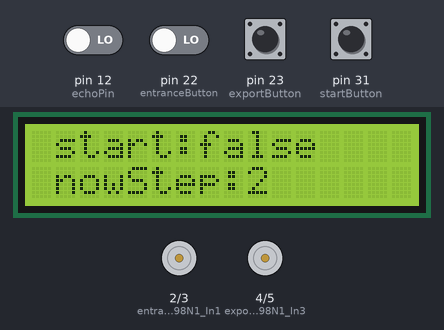
A sketch run on a simulated Arduino Mega 2560, built with avr-gcc and run on an emulated ATmega2560. Shown: 16×2 character LCD, motor-driver pin pairs drawn as motors (green arrow = first pin HIGH = forward, orange = second pin HIGH = backward, longer = more drive). The test bench sets the inputs (shaded band); at power-on: pin 12 (echoPin), pin 22 (entranceButton), pin 23 (exportButton), pin 31 (startButton) LOW. What the sketch prints to the serial monitor is not drawn.

Above: at 1.2 s.
1.3 s: pin 31 (startButton) pulled HIGH for 0.15 s
At 2.0 s:
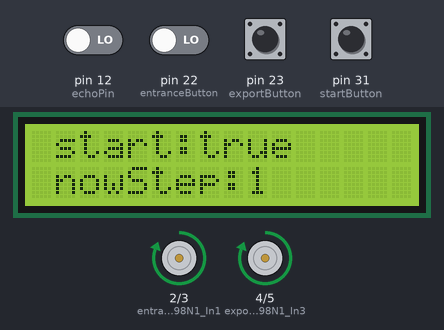
4.4 s: pin 22 (entranceButton) driven HIGH and pin 31 (startButton) driven HIGH
7.4 s: pin 22 (entranceButton) driven LOW
At 9.2 s:
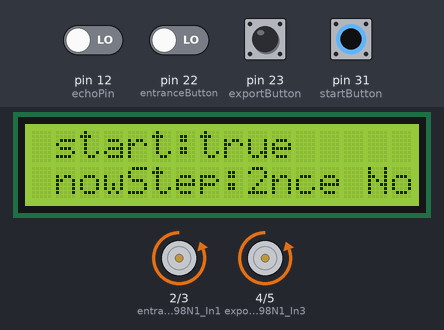
9.5 s: pin 23 (exportButton) pulled HIGH for 0.15 s
At 10.4 s:
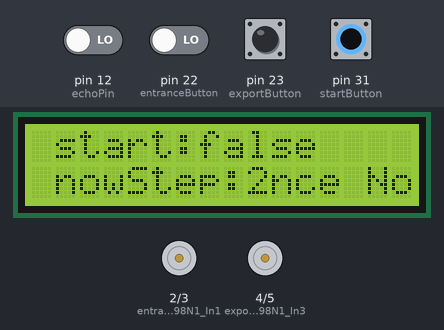
Timing chart, 0 to 12.1 s (numbered marks = the images above; inputs shaded):
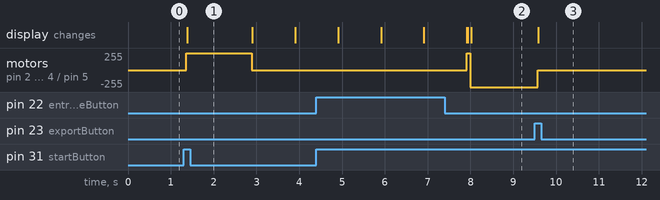

Measured:
- after the input at 1.3 s, motor on pin 2 (entrance_L298N1_In1) / pin 3 (entrance_L298N1_In2), motor on pin 4 (export_L298N1_In3) / pin 5 (export_L298N1_In4): stopped → forward 255/255 after 0.06 s, → stopped 1.5 s later; the display: changes after 0.08 s (image 1)
- after the input at 9.5 s, motor on pin 2 (entrance_L298N1_In1) / pin 3 (entrance_L298N1_In2), motor on pin 4 (export_L298N1_In3) / pin 5 (export_L298N1_In4): backward 255/255 → stopped after 0.07 s; the display: changes after 0.08 s (image 3)

The sketch:

car.ino
```cpp
#include <LiquidCrystal_I2C.h>  // LCD_I2C模組程式庫
#include <Servo.h>
#include <Wire.h>

// LCD
LiquidCrystal_I2C lcd(0x27, 16, 2); // I2C位址，默認為0x27或0x3F，依據背板的晶片不同而有差異，16、2為LCD顯示器大小。


// ----------------------------------------------- 變數設定 ----------------------------------------------- //

const int entranceButton = 22; // 內部的微動開關
int entranceButtonState;
int entranceButtonLastState = LOW;
long entranceButtonlastDebounceTime = 0;  // 按了最後一次被觸發
long entranceButtondebounceDelay =  50;  // 消斗的時間

const int exportButton = 23; // 外部的微動開關
int exportButtonState;
int exportButtonLastState = LOW;
long exportButtonlastDebounceTime = 0;  // 按了最後一次被觸發
long exportButtondebounceDelay = 50;  // 消斗的時間

// 開始的微動開關
const int startButton = 31;  // 切換開始
int startButtonState;
int startButtonLastState = LOW;
long startButtonlastDebounceTime = 0;  // 按了最後一次被觸發
long startButtondebounceDelay = 50;  // 消斗的時間

// 車車(減速馬達)的L298N
const int entrance_L298N1_In1 = 2;
const int entrance_L298N1_In2 = 3;
const int export_L298N1_In3 = 4;
const int export_L298N1_In4 = 5;

// 超音波
const int trigPin = 13;
const int echoPin = 12;
int Duration;
int Distance;
int isTri = true, trigNow = 0, echoNow = 0, isDone = false;

// 全域控制
int nowStep = 2;     // 1: 前進, 2: 後退
bool start = false;  // true: start, false: stop

// ----------------------------------------------- 變數設定 ----------------------------------------------- //

void setup() {

    Serial.begin(9600);

    pinMode(entrance_L298N1_In1, OUTPUT);
    pinMode(entrance_L298N1_In2, OUTPUT);
    pinMode(export_L298N1_In3, OUTPUT);
    pinMode(export_L298N1_In4, OUTPUT);

    pinMode(entranceButton, INPUT);
    pinMode(exportButton, INPUT);
    pinMode(startButton, INPUT);

    pinMode(trigPin, OUTPUT);
    pinMode(echoPin, INPUT);
    digitalWrite(trigPin, LOW);

    // 初始化 LCD
    lcd.init();
    lcd.backlight();
}

void loop() {

    lcd.setCursor(1, 0);  // (colum, row) 從第一排的第三個位置開始顯示
    lcd.print("start:" + String((start == 1) ? "true " : "false"));
    lcd.setCursor(1, 1);  // (colum, row) 從第一排的第三個位置開始顯示
    lcd.print("nowStep:" + String(nowStep));

    // -------------------- start button -------------------- //
    int startButtonnRead = digitalRead(startButton);
    if (startButtonnRead != startButtonLastState) {  // 如果按键状态和上次不同
        startButtonlastDebounceTime = millis();  // 记录初始时间
    }
    if ((millis() - startButtonlastDebounceTime) > startButtondebounceDelay) {
        if (startButtonnRead != startButtonState) {  // 如果按键状态改变了
            startButtonState = startButtonnRead;

            // 切換了開始
            if (startButtonnRead == HIGH) {
                nowStep = (nowStep == 2) ? 1 : 2;
                start = true;

                Serial.println("now start: " + String(nowStep));
            }
        }
    }
    startButtonLastState = startButtonnRead;  // 保存处理结果
    // -------------------- start button -------------------- //

    if (nowStep == 1 && start == true) {
        digitalWrite(LED_BUILTIN, HIGH);
        mfront(entrance_L298N1_In1, entrance_L298N1_In2, export_L298N1_In3, export_L298N1_In4);
    } else if (nowStep == 2 && start == true) {
        digitalWrite(LED_BUILTIN, HIGH);
        mback(entrance_L298N1_In1, entrance_L298N1_In2, export_L298N1_In3, export_L298N1_In4);
    } else {
        mstop(entrance_L298N1_In1, entrance_L298N1_In2, export_L298N1_In3, export_L298N1_In4);
    }

    // -------------------- entrance or export button -------------------- //
    int entranceButtonRead = digitalRead(entranceButton);
    if (entranceButtonRead !=
        entranceButtonLastState) {  // 如果按键状态和上次不同
        entranceButtonlastDebounceTime = millis();  // 记录初始时间
    }

    if ((millis() - entranceButtonlastDebounceTime) >
        entranceButtondebounceDelay) {
        if (entranceButtonRead != entranceButtonState) {  // 如果按键状态改变了
            entranceButtonState = entranceButtonRead;

            // 切換了開始
            if (entranceButtonRead == HIGH) {
                mstop(entrance_L298N1_In1, entrance_L298N1_In2, export_L298N1_In3, export_L298N1_In4);
                start = false;
            }
        }
    }
    entranceButtonLastState = entranceButtonRead;  // 保存处理结果

    int exportButtonRead = digitalRead(exportButton);
    if (exportButtonRead != exportButtonLastState) {  // 如果按键状态和上次不同
        exportButtonlastDebounceTime = millis();  // 记录初始时间
    }
    if ((millis() - exportButtonlastDebounceTime) > exportButtondebounceDelay) {
        if (exportButtonRead != exportButtonState) {  // 如果按键状态改变了
            exportButtonState = exportButtonRead;

            // 切換了開始
            if (exportButtonRead == HIGH) {
                mstop(entrance_L298N1_In1, entrance_L298N1_In2, export_L298N1_In3, export_L298N1_In4);
                start = false;
            }
        }
    }
    exportButtonLastState = exportButtonRead;  // 保存处理结果
    // -------------------- entrance button -------------------- //
    Serial.println("nowStep " + String(nowStep) + ", start " + String(start));

    if (nowStep == 1 && start == true) {
        if (isTri == true && isDone == false) {
            digitalWrite(trigPin, HIGH);  //發射超音波
            isTri = false;
            trigNow = millis();
        } else if (isTri == false && millis() - trigNow >= 500) {
            digitalWrite(trigPin, LOW);
            Duration = pulseIn(echoPin, HIGH);  //超音波發射到接收的時間
            Distance = Duration * 0.034 / 2;  //計算距離(cm)
            isTri = true;
            Serial.println("Distance " + String(Distance));
            lcd.setCursor(1, 2);  // (colum, row)從第一排的第三個位置開始顯示
            lcd.print("Distance " + String(Distance) + "    ");

            if (Distance <= 20) {
                mstop(entrance_L298N1_In1, entrance_L298N1_In2, export_L298N1_In3, export_L298N1_In4);
                int nowTempTime = millis();
                while (millis() - nowTempTime <= 5000) {
                    lcd.setCursor(
                        1, 2);  // (colum, row)從第一排的第三個位置開始顯示
                    lcd.print("Waiting ... " + String(5 - int(millis() - nowTempTime) / 1000) +  "  ");
                }
                lcd.setCursor(1,
                              2);  // (colum, row)從第一排的第三個位置開始顯示
                lcd.print("Not Distance Now ");
                mfront(entrance_L298N1_In1, entrance_L298N1_In2, export_L298N1_In3, export_L298N1_In4);
                isDone = true;
            }
        }
    } else if (nowStep == 2) {
        isDone = false;
    }
}

// 步進馬達: 停止
void mstop(int In1, int In2, int In3, int In4) {
    digitalWrite(In1, LOW);
    digitalWrite(In2, LOW);
    digitalWrite(In3, LOW);
    digitalWrite(In4, LOW);
}
// 步進馬達: 前進
void mfront(int In1, int In2, int In3, int In4) {
    digitalWrite(In1, HIGH);
    digitalWrite(In2, LOW);
    digitalWrite(In3, HIGH);
    digitalWrite(In4, LOW);
}
// 步進馬達: 後退
void mback(int In1, int In2, int In3, int In4) {
    digitalWrite(In1, LOW);
    digitalWrite(In2, HIGH);
    digitalWrite(In3, LOW);
    digitalWrite(In4, HIGH);
}
// LCD 顯示畫面
void setUpLCD(int column, int row, String text){
    lcd.setCursor(column, row);  // (colum, row)
    lcd.print(text);
}
```
